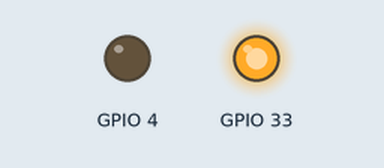
Recording of a sketch running on a simulated ESP32. Parts: output pins drawn as LEDs (lit = HIGH). WiFi joins after 1.5 s; servers stay silent unless stated; the camera gives no picture; what the sketch prints to the serial monitor is not drawn.

Above: at 0.4 s.
Timing chart, 0 to 3.1 s (numbered marks = the images above):
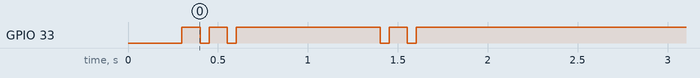

The sketch:

Car_Camera.ino
```cpp
#include "esp_camera.h"
#include "AsyncTCP.h"
#include <WiFi.h>

#define CAMERA_MODEL_AI_THINKER

#include "camera_pins.h"

const char* ssid = "小騷包魚有C. 菌";
const char* password =  "sakun921118";

const uint16_t port = 9700;

TaskHandle_t Task1;
AsyncClient* aClient = NULL;

bool flashStatus = false;
bool cameraStatus = false;

void setUpPin();
void sendStream();
void hintLed(int, int);
void runAsyncSocketClient();

void Task1_senddata(void * pvParameters ) {
  while(true) {
    if(flashStatus){
      digitalWrite(4, HIGH);
      delay(50);
      digitalWrite(4, LOW);
    }
    delay(50);
  }
}

void setup() {
  // Serial initial
  Serial.begin(115200);

  // Camera initial
  camera_config_t config;
  config.ledc_channel = LEDC_CHANNEL_0;
  config.ledc_timer = LEDC_TIMER_0;
  config.pin_d0 = Y2_GPIO_NUM;
  config.pin_d1 = Y3_GPIO_NUM;
  config.pin_d2 = Y4_GPIO_NUM;
  config.pin_d3 = Y5_GPIO_NUM;
  config.pin_d4 = Y6_GPIO_NUM;
  config.pin_d5 = Y7_GPIO_NUM;
  config.pin_d6 = Y8_GPIO_NUM;
  config.pin_d7 = Y9_GPIO_NUM;
  config.pin_xclk = XCLK_GPIO_NUM;
  config.pin_pclk = PCLK_GPIO_NUM;
  config.pin_vsync = VSYNC_GPIO_NUM;
  config.pin_href = HREF_GPIO_NUM;
  config.pin_sscb_sda = SIOD_GPIO_NUM;
  config.pin_sscb_scl = SIOC_GPIO_NUM;
  config.pin_pwdn = PWDN_GPIO_NUM;
  config.pin_reset = RESET_GPIO_NUM;
  config.xclk_freq_hz = 19000000;
  config.pixel_format = PIXFORMAT_JPEG;
  config.frame_size = FRAMESIZE_UXGA;
  config.jpeg_quality = 20;
  config.fb_count = 1;

  esp_err_t err = esp_camera_init(&config);
  if (err != ESP_OK) {
    Serial.printf("Camera init failed with error 0x%x", err);
    return;
  }

  sensor_t* s = esp_camera_sensor_get();
  s -> set_framesize(s, FRAMESIZE_VGA);
  s -> set_hmirror(s, 1);
  s -> set_vflip(s, 1);

  // Pin initial
  pinMode(4, OUTPUT);
  pinMode(33, OUTPUT);

  digitalWrite(33, 1);

  // Wifi initial
  WiFi.mode(WIFI_STA);
  WiFi.begin(ssid, password);
  while (WiFi.status() != WL_CONNECTED)
  {
    hintLed(2, 700);
    Serial.print(".");
  }
  Serial.println();
  Serial.println("WiFi connected");
  Serial.println("IP: " + WiFi.localIP().toString());
  Serial.println("HOST: " + WiFi.gatewayIP().toString());

  xTaskCreatePinnedToCore(Task1_senddata, "FLASH", 1000, NULL, 1, &Task1, 1);
}

void loop() {
  runAsyncSocketClient();
  sendStream();
}

void hintLed(int times, int flashDelay){
  for(int i=0; i<times; i++){
      delay(100);
      digitalWrite(33, 0);
      delay(50);
      digitalWrite(33, 1);
    }
    delay(flashDelay);
}

void sendStream(){
  if(!aClient || !cameraStatus){
    return;
  }

  if(!aClient->canSend()){
    Serial.print("WAIT ");
    Serial.println(aClient->space());
    return;
  }

  aClient->write("IMAGE DONE\n");

  camera_fb_t* fb = esp_camera_fb_get();
  if (!fb) {
    Serial.println("Frame buffer could not be acquired");
    return;
  }

  char imageCommand[16];
  sprintf(imageCommand, "IMAGE$%06d$", fb->len);

  aClient->write(imageCommand);
  aClient->write("\n");

  int fbIndex = 0;

  while(fbIndex < fb->len){
    if(aClient->canSend()){
      int len = min(aClient->space(), (fb->len - fbIndex));
      aClient->write(((char*)fb->buf) + fbIndex, len);
      fbIndex += len;
    }
  }

  //aClient->write((const char*) fb->buf, fb->len);

  esp_camera_fb_return(fb);
}


void runAsyncSocketClient(){
  if(aClient)//client already exists
    return;

  aClient = new AsyncClient();
  if(!aClient)//could not allocate client
    return;

  aClient->onError([](void * arg, AsyncClient * client, int error){
    Serial.println("Connect Error");
    aClient = NULL;
    delete client;
  }, NULL);

  aClient->onConnect([](void * arg, AsyncClient * client){
    Serial.println("Connected");
    aClient->onError(NULL, NULL);

    client->onDisconnect([](void * arg, AsyncClient * c){
      Serial.println("Disconnected");
      aClient = NULL;
      delete c;
    }, NULL);

    client->onData([](void * arg, AsyncClient * c, void * data, size_t len){
      char input[len];
      strncpy(input, (char*) data, len);
      Serial.println(len);
      Serial.println(input);

      int subStartPos = 0;
      int index$ = 0;

      if(String(input) == "WHO ?"){
        c->write("WHO$CAMERA$\n");
      }
      else{
        index$ = String(input).indexOf('$', subStartPos);

        if(String(input).substring(subStartPos, index$) == "FLASHLIGHT"){
          Serial.println("input");
          subStartPos = index$ + 1;
          index$ = String(input).indexOf('$', subStartPos);

          if(String(input).substring(subStartPos, index$) == "START"){
            flashStatus = true;
          }
          else{
            flashStatus = false;
          }
        }
        else if(String(input).substring(subStartPos, index$) == "CAMERA"){
          Serial.println("input");
          subStartPos = index$ + 1;
          index$ = String(input).indexOf('$', subStartPos);

          if(String(input).substring(subStartPos, index$) == "START"){
            cameraStatus = true;
          }
          else{
            cameraStatus = false;
          }
        }
      }
    }, NULL);
  }, NULL);

  aClient->setAckTimeout(5000);

  if(!aClient->connect(WiFi.gatewayIP(), port)){
    Serial.println("Connect Failed");
    AsyncClient * client = aClient;
    aClient = NULL;
    delete client;
  }
}
```

camera_pins.h
```cpp
#if defined(CAMERA_MODEL_WROVER_KIT)
#define PWDN_GPIO_NUM    -1
#define RESET_GPIO_NUM   -1
#define XCLK_GPIO_NUM    21
#define SIOD_GPIO_NUM    26
#define SIOC_GPIO_NUM    27

#define Y9_GPIO_NUM      35
#define Y8_GPIO_NUM      34
#define Y7_GPIO_NUM      39
#define Y6_GPIO_NUM      36
#define Y5_GPIO_NUM      19
#define Y4_GPIO_NUM      18
#define Y3_GPIO_NUM       5
#define Y2_GPIO_NUM       4
#define VSYNC_GPIO_NUM   25
#define HREF_GPIO_NUM    23
#define PCLK_GPIO_NUM    22

#elif defined(CAMERA_MODEL_ESP_EYE)
#define PWDN_GPIO_NUM    -1
#define RESET_GPIO_NUM   -1
#define XCLK_GPIO_NUM    4
#define SIOD_GPIO_NUM    18
#define SIOC_GPIO_NUM    23

#define Y9_GPIO_NUM      36
#define Y8_GPIO_NUM      37
#define Y7_GPIO_NUM      38
#define Y6_GPIO_NUM      39
#define Y5_GPIO_NUM      35
#define Y4_GPIO_NUM      14
#define Y3_GPIO_NUM      13
#define Y2_GPIO_NUM      34
#define VSYNC_GPIO_NUM   5
#define HREF_GPIO_NUM    27
#define PCLK_GPIO_NUM    25

#elif defined(CAMERA_MODEL_M5STACK_PSRAM)
#define PWDN_GPIO_NUM     -1
#define RESET_GPIO_NUM    15
#define XCLK_GPIO_NUM     27
#define SIOD_GPIO_NUM     25
#define SIOC_GPIO_NUM     23

#define Y9_GPIO_NUM       19
#define Y8_GPIO_NUM       36
#define Y7_GPIO_NUM       18
#define Y6_GPIO_NUM       39
#define Y5_GPIO_NUM        5
#define Y4_GPIO_NUM       34
#define Y3_GPIO_NUM       35
#define Y2_GPIO_NUM       32
#define VSYNC_GPIO_NUM    22
#define HREF_GPIO_NUM     26
#define PCLK_GPIO_NUM     21

#elif defined(CAMERA_MODEL_M5STACK_V2_PSRAM)
#define PWDN_GPIO_NUM     -1
#define RESET_GPIO_NUM    15
#define XCLK_GPIO_NUM     27
#define SIOD_GPIO_NUM     22
#define SIOC_GPIO_NUM     23

#define Y9_GPIO_NUM       19
#define Y8_GPIO_NUM       36
#define Y7_GPIO_NUM       18
#define Y6_GPIO_NUM       39
#define Y5_GPIO_NUM        5
#define Y4_GPIO_NUM       34
#define Y3_GPIO_NUM       35
#define Y2_GPIO_NUM       32
#define VSYNC_GPIO_NUM    25
#define HREF_GPIO_NUM     26
#define PCLK_GPIO_NUM     21

#elif defined(CAMERA_MODEL_M5STACK_WIDE)
#define PWDN_GPIO_NUM     -1
#define RESET_GPIO_NUM    15
#define XCLK_GPIO_NUM     27
#define SIOD_GPIO_NUM     22
#define SIOC_GPIO_NUM     23

#define Y9_GPIO_NUM       19
#define Y8_GPIO_NUM       36
#define Y7_GPIO_NUM       18
#define Y6_GPIO_NUM       39
#define Y5_GPIO_NUM        5
#define Y4_GPIO_NUM       34
#define Y3_GPIO_NUM       35
#define Y2_GPIO_NUM       32
#define VSYNC_GPIO_NUM    25
#define HREF_GPIO_NUM     26
#define PCLK_GPIO_NUM     21

#elif defined(CAMERA_MODEL_M5STACK_ESP32CAM)
#define PWDN_GPIO_NUM     -1
#define RESET_GPIO_NUM    15
#define XCLK_GPIO_NUM     27
#define SIOD_GPIO_NUM     25
#define SIOC_GPIO_NUM     23

#define Y9_GPIO_NUM       19
#define Y8_GPIO_NUM       36
#define Y7_GPIO_NUM       18
#define Y6_GPIO_NUM       39
#define Y5_GPIO_NUM        5
#define Y4_GPIO_NUM       34
#define Y3_GPIO_NUM       35
#define Y2_GPIO_NUM       17
#define VSYNC_GPIO_NUM    22
#define HREF_GPIO_NUM     26
#define PCLK_GPIO_NUM     21

#elif defined(CAMERA_MODEL_M5STACK_UNITCAM)
#define PWDN_GPIO_NUM     -1
#define RESET_GPIO_NUM    15
#define XCLK_GPIO_NUM     27
#define SIOD_GPIO_NUM     25
#define SIOC_GPIO_NUM     23

#define Y9_GPIO_NUM       19
#define Y8_GPIO_NUM       36
#define Y7_GPIO_NUM       18
#define Y6_GPIO_NUM       39
#define Y5_GPIO_NUM        5
#define Y4_GPIO_NUM       34
#define Y3_GPIO_NUM       35
#define Y2_GPIO_NUM       32
#define VSYNC_GPIO_NUM    22
#define HREF_GPIO_NUM     26
#define PCLK_GPIO_NUM     21

#elif defined(CAMERA_MODEL_AI_THINKER)
#define PWDN_GPIO_NUM     32
#define RESET_GPIO_NUM    -1
#define XCLK_GPIO_NUM      0
#define SIOD_GPIO_NUM     26
#define SIOC_GPIO_NUM     27

#define Y9_GPIO_NUM       35
#define Y8_GPIO_NUM       34
#define Y7_GPIO_NUM       39
#define Y6_GPIO_NUM       36
#define Y5_GPIO_NUM       21
#define Y4_GPIO_NUM       19
#define Y3_GPIO_NUM       18
#define Y2_GPIO_NUM        5
#define VSYNC_GPIO_NUM    25
#define HREF_GPIO_NUM     23
#define PCLK_GPIO_NUM     22

#elif defined(CAMERA_MODEL_TTGO_T_JOURNAL)
#define PWDN_GPIO_NUM      0
#define RESET_GPIO_NUM    15
#define XCLK_GPIO_NUM     27
#define SIOD_GPIO_NUM     25
#define SIOC_GPIO_NUM     23

#define Y9_GPIO_NUM       19
#define Y8_GPIO_NUM       36
#define Y7_GPIO_NUM       18
#define Y6_GPIO_NUM       39
#define Y5_GPIO_NUM        5
#define Y4_GPIO_NUM       34
#define Y3_GPIO_NUM       35
#define Y2_GPIO_NUM       17
#define VSYNC_GPIO_NUM    22
#define HREF_GPIO_NUM     26
#define PCLK_GPIO_NUM     21

#else
#error "Camera model not selected"
#endif
```
